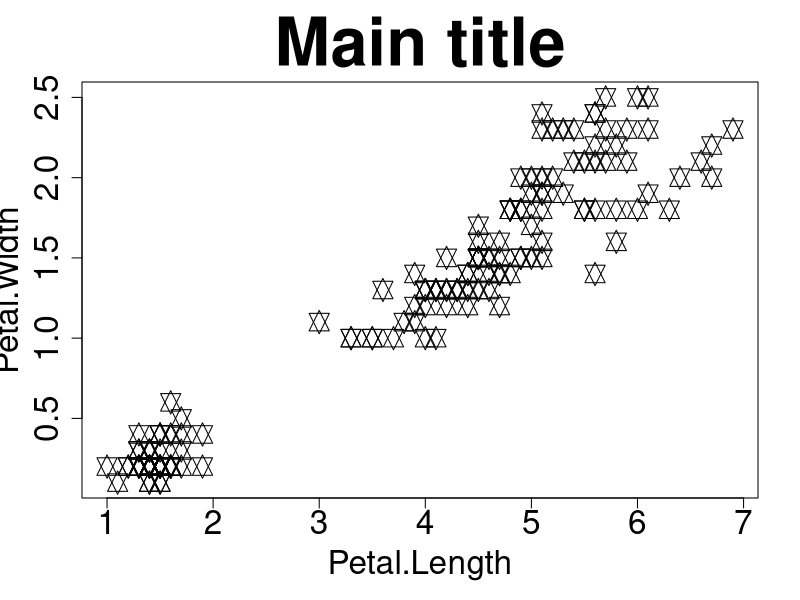

The R script that drew this image:
plot(iris[,3:4],
     main="Main title",
     pch=11, 
     cex=2,#使用倍率放大縮小,內部點
     cex.axis=2, #軸座標
     cex.lab=2, #軸標題
     cex.main=4, #圖表名
     cex.sub=2)#圖表子標題
